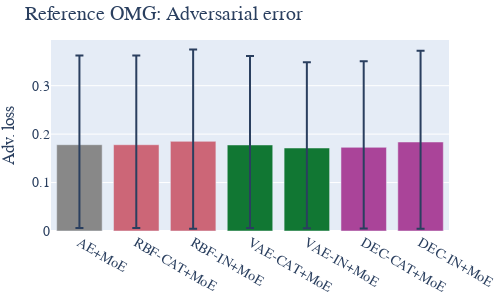

This figure's notebook cell:
### Code cell
fig = plot_bar_twin([t_keys2[1]], results, width=500, height=300,
                title="Reference OMG: Adversarial error", y_axis_name="Adv. loss", skip_first=True)
fig.show()

### Figure 1 — Plotly figure (JSON) as saved in the notebook; plotly's stock layout.template omitted (floating-point values rounded to 4 significant figures)
{"data": [{"error_y": {"array": [0.1842], "arrayminus": [0.1721], "type": "data"}, "marker": {"color": "rgb(136, 136, 136)"}, "name": "AE+MoE", "type": "bar", "x": ["AE+MoE"], "y": [0.1781]}, {"error_y": {"array": [0.1842, 0.1895], "arrayminus": [0.1721, 0.1806], "type": "data"}, "marker": {"color": "rgb(204, 102, 119)"}, "name": "RBF", "type": "bar", "x": ["RBF-CAT+MoE", "RBF-IN+MoE"], "y": [0.1781, 0.1851]}, {"error_y": {"array": [0.1836, 0.1769], "arrayminus": [0.1716, 0.1658], "type": "data"}, "marker": {"color": "rgb(17, 119, 51)"}, "name": "VAE", "type": "bar", "x": ["VAE-CAT+MoE", "VAE-IN+MoE"], "y": [0.1776, 0.1713]}, {"error_y": {"array": [0.1779, 0.1882], "arrayminus": [0.1675, 0.1792], "type": "data"}, "marker": {"color": "rgb(170, 68, 153)"}, "name": "DEC", "type": "bar", "x": ["DEC-CAT+MoE", "DEC-IN+MoE"], "y": [0.1727, 0.1837]}], "layout": {"font": {"family": "Serif", "size": 14}, "height": 300, "margin": {"b": 5, "l": 5, "r": 5, "t": 40}, "showlegend": false, "title": {"text": "Reference OMG: Adversarial error"}, "width": 500, "yaxis": {"title": {"text": "Adv. loss"}}}}
